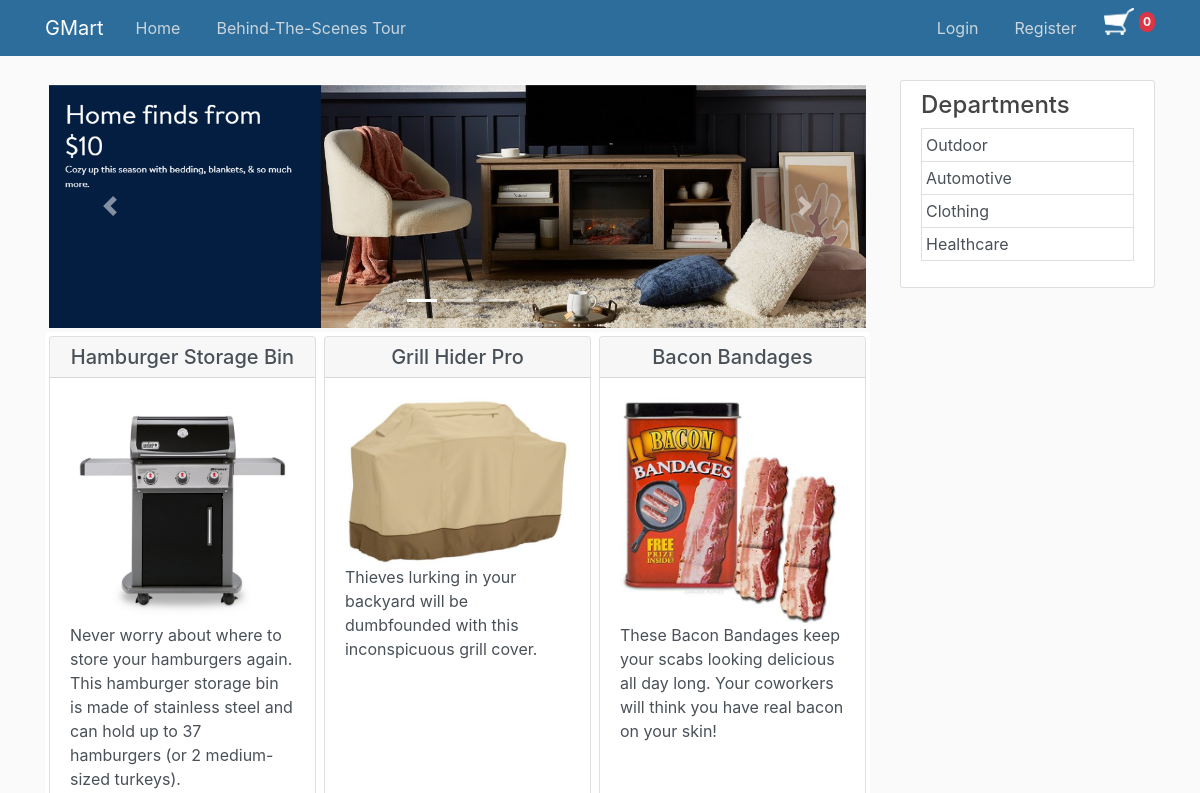
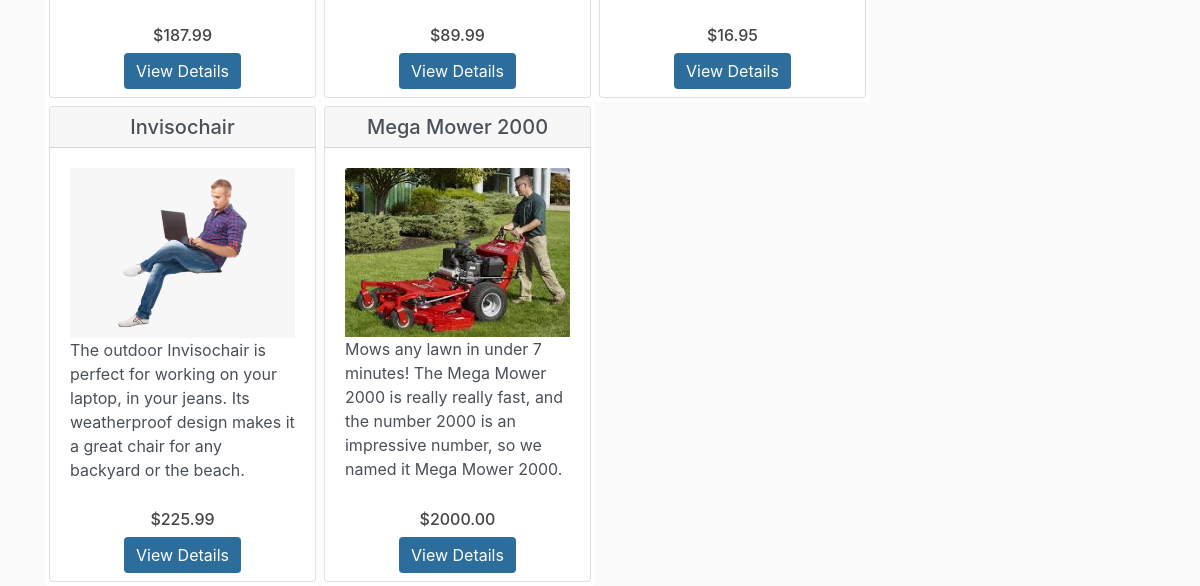
The app's page /, older data (2 pictures, top to bottom).
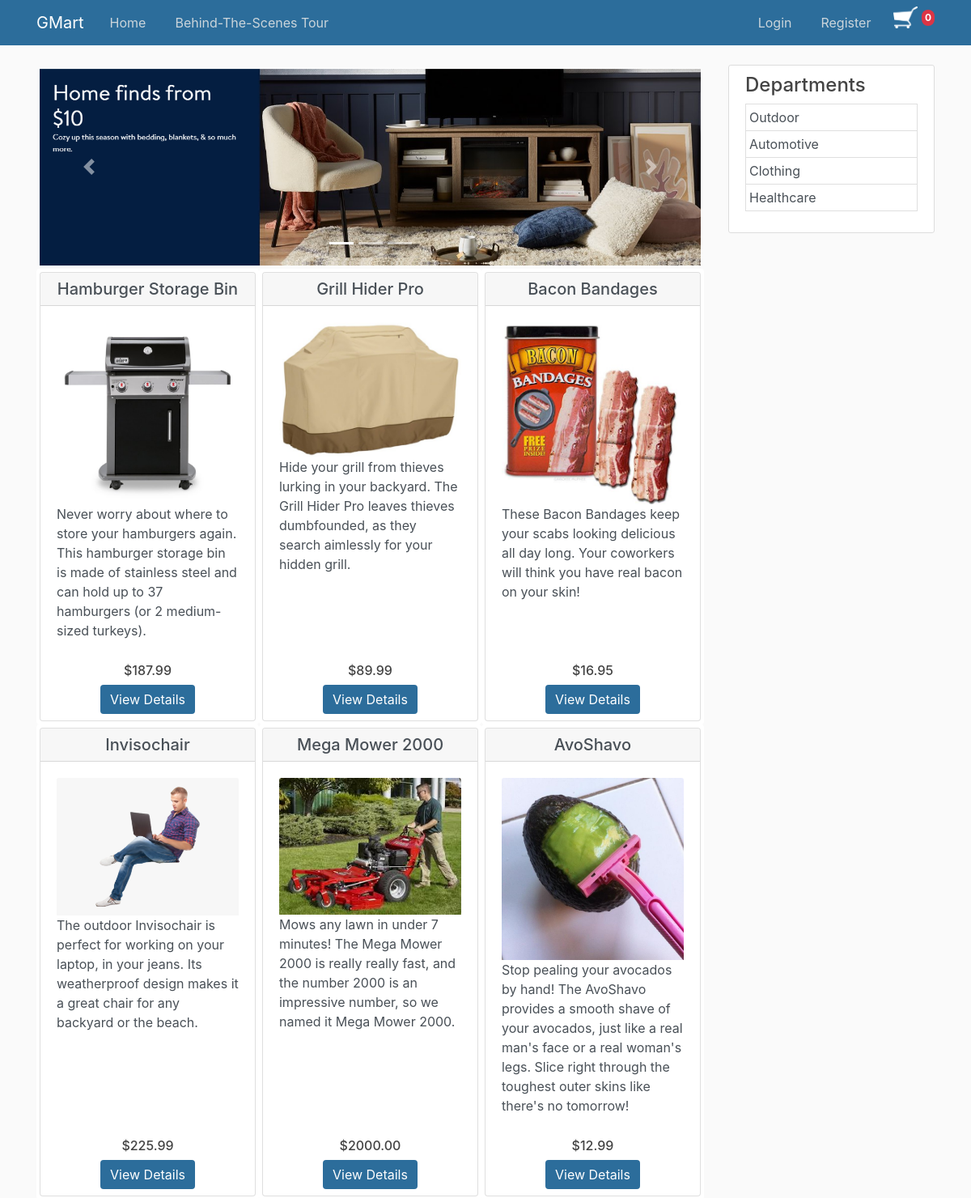
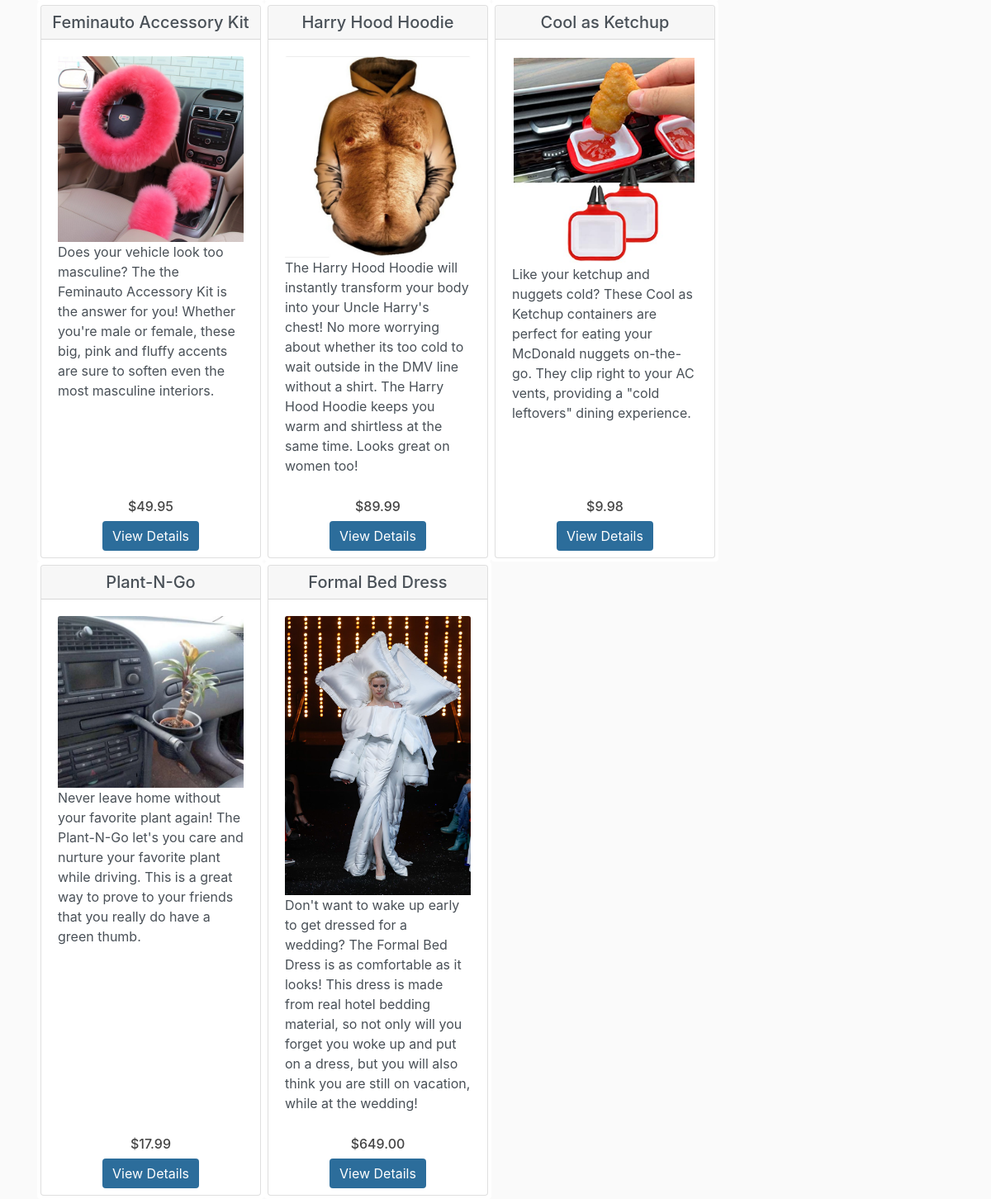
The same page, newer data (2 pictures, top to bottom).
### gmart_app/models.py (models this page shows, shortened)
class Product(models.Model):
    Product_Name = models.CharField(max_length = 100)
    Product_Department = models.ForeignKey(Department, on_delete = models.CASCADE)
    Product_Description = models.TextField()
    Product_Price = models.DecimalField(max_digits = 7, decimal_places = 2)
    Product_Quantity = models.IntegerField()
    Product_Highlights = models.TextField()
    Product_Details = models.TextField()
    Product_Image_Primary = models.ImageField(default='no_product.jpg', upload_to='product_images')

class Department (models.Model):
    Department_Name = models.CharField(max_length = 100, unique = True)

### gmart_app/views.py (the view)
# urls.py: path('', HomeView.as_view(), name='gmart-home'),
class HomeView(ListView):
    model = Product
    template_name = "gmart_app/home.html"
    def get_queryset(self):
        queryset = Product.objects.all()
        dept_id = self.request.GET.get("dept")
        if dept_id:
            queryset = queryset.filter(Product_Department = dept_id)
        return queryset
    def get_context_data(self, **kwargs):
        context = super().get_context_data(**kwargs)
        context['img_specials'] = specials_img_list
        context['departments'] = dept_list
        context['cart_count'] = cart_quantity
        return context

### gmart_app/templatetags/cart_template_tags.py (called while the page is built)
@register.filter
def cart_item_count(user):
    if user.is_authenticated:
        qs = Order.objects.filter(Order_User=user, Order_Ordered=False)
        if qs.exists():
            return qs[0].Order_Product.count()
    return 0

### gmart_app/templates/gmart_app/home.html (shortened to what this page needs)
{% extends "gmart_app/base.html" %}
{% block content %}
<div>
    <div id="carouselSpecials" class="carousel slide m-1" data-ride="carousel">
        <ol class="carousel-indicators">
            <li data-target="#carouselSpecials" data-slide-to="0" class="active"></li>
            <li data-target="#carouselSpecials" data-slide-to="1"></li>
            <li data-target="#carouselSpecials" data-slide-to="2"></li>
        </ol>
        <div class="carousel-inner">
            {% for next_image in img_specials %}
            {% if next_image == "FirstCarouselSlide.png" %}
            <div class="carousel-item active">
                <img class="d-block w-100" src="media/site_header_specials/{{next_image}}" alt="Hot Specials">
            </div>
            {% else %}
            <div class="carousel-item">
                <img class="d-block w-100" src="media/site_header_specials/{{next_image}}" alt="Hot Specials">
            </div>
            {% endif %}
            {% endfor %}
        </div>
        <a class="carousel-control-prev" href="#carouselSpecials" role="button" data-slide="prev">
            <span class="carousel-control-prev-icon" aria-hidden="true"></span>
        </a>
        <a class="carousel-control-next" href="#carouselSpecials" role="button" data-slide="next">
            <span class="carousel-control-next-icon" aria-hidden="true"></span>
        </a>
    </div>
</div>
<div class="col-md-12">
    {% include 'gmart_app/product_list.html' %}
</div>
{% endblock content %}

### gmart_app/templates/gmart_app/base.html (shortened to what this page needs)
{% load static %}
{% load cart_template_tags %}
<!DOCTYPE html>
<html>
    <head>
        <link rel="stylesheet" href="https://cdn.jsdelivr.net/npm/bootstrap@4.6.0/dist/css/bootstrap.min.css">
        <link rel="stylesheet" type="text/css" href="{% static 'gmart_app/main.css' %}">
    </head>
    <body oncontextmenu='return false' class='snippet-body'>
        <header class="site-header">
            <nav class="navbar fixed-top navbar-expand-md navbar-dark bg-steel">
                <div class="container">
                    <a class="navbar-brand mr-4" href="{% url 'gmart-home' %}">GMart</a>
                    <div class="collapse navbar-collapse" id="navbarToggle">
                        <div class="navbar-nav mr-auto">
                            <a class="nav-item nav-link" href="{% url 'gmart-home' %}">Home</a>
                            <a class="nav-item nav-link" href="{% url 'gmart-about' %}">Behind-The-Scenes Tour</a>
                        </div>
                        <div class="navbar-nav">
                            {% if user.is_authenticated %}
                                <a class="nav-item nav-link" href="{% url 'profile' %}"> Welcome {{ user.username }}</a>
                                <a class="nav-item nav-link" href="{% url 'logout' %}">Logout</a>
                            {% else %}
                                <a class="nav-item nav-link" href="{% url 'login' %}">Login</a>
                                <a class="nav-item nav-link" href="{% url 'register' %}">Register</a>
                            {% endif %}
                            <a href="{% url 'gmart-cart' 5 %}">
                                <img width=30 src="{% static 'gmart_app/shopping-cart-icon.png' %}" alt="View Cart">
                                <p class="badge badge-pill badge-danger p-1 top-0 start-0">{{ request.user|cart_item_count }}</p>
                            </a>
                        </div>
                    </div>
                </div>
            </nav>
        </header>
        <main role="main" class="container">
            <div class="row">
                <div class="col-md-9">
                    {% block content %}{% endblock %}
                </div>
                {% if departments %}
                <div class="col-md-3">
                    <div class="content-section">
                    <h4>Departments</h4>
                        <p class='text-muted'>
                            {% for dept in departments %}
                            <a href="/?dept={{ dept.id }}" class="p-1 list-group-item list-group-item-action">{{ dept.Department_Name }}</a>
                            {% endfor %}
                        </p>
                    </div>
                </div>
                {% endif %}
            </div>
        </main>
    </body>
</html>

### gmart_app/templates/gmart_app/product_list.html
<div class="card-group">
    {% for prod in object_list %}
    {% if forloop.counter0|divisibleby:3 %} <div class="row"> {% endif %}
    <div class="card col-md-4 m-0 p-0 border-0">
        <div class="card m-1 h-100">
            <a href="{% url 'gmart-product-detail' prod.id %}" class="list-group-item list-group-item-action border-0 p-0 m-0">
                <div class="card-header text-center p-2 h5 m-0">
                    {{ prod.Product_Name }}
                </div>
                <div class="card-body d-flex flex-column">
                    <img src="{{ prod.Product_Image_Primary.url }}" class="card-img-top" alt="Product Image">
                    {{ prod.Product_Description }}
                </div>
            </a>
            <div class="mt-auto text-center p-2">
                <h6>${{ prod.Product_Price }}</h6>
                <a class="btn btn-primary" href="{% url 'gmart-product-detail' prod.id %}">View Details</a>
            </div>
        </div>
    </div>
    {%  if forloop.counter|divisibleby:3 or forloop.last %}</div>{% endif %}
    {% endfor %}
</div>

Row changes from the older to the newer data that the page shows:
changed Product "Grill Hider Pro": Product_Description "Thieves lurking in your backyard will be dumbfounded with this inconspicuous grill cover." → "Hide your grill from thieves lurking in your backyard. The Grill Hider Pro leaves thieves dumbfounded, as they search aimlessly for your hidden grill."
added Product: Product_Name "AvoShavo", Product_Image_Primary (picture), Product_Description "Stop pealing your avocados by hand! The AvoShavo provides a smooth shave of your avocados, just like a real man's face or a real woman's legs. Slice right through the toughest outer skins like there's no tomorrow!", Product_Price "12.99"
added Product: Product_Name "Feminauto Accessory Kit", Product_Image_Primary (picture), Product_Description "Does your vehicle look too masculine? The the Feminauto Accessory Kit is the answer for you! Whether you're male or female, these big, pink and fluffy accents are sure to soften even the most masculine interiors.", Product_Price "49.95"
added Product: Product_Name "Harry Hood Hoodie", Product_Image_Primary (picture), Product_Description "The Harry Hood Hoodie will instantly transform your body into your Uncle Harry's chest! No more worrying about whether its too cold to wait outside in the DMV line without a shirt. The Harry Hood Hoodie keeps you warm and shirtless at the same time. Looks great on women too!", Product_Price "89.99"
added Product: Product_Name "Cool as Ketchup", Product_Image_Primary (picture), Product_Description "Like your ketchup and nuggets cold? These Cool as Ketchup containers are perfect for eating your McDonald nuggets on-the-go. They clip right to your AC vents, providing a \"cold leftovers\" dining experience.", Product_Price "9.98"
added Product: Product_Name "Plant-N-Go", Product_Image_Primary (picture), Product_Description "Never leave home without your favorite plant again! The Plant-N-Go let's you care and nurture your favorite plant while driving. This is a great way to prove to your friends that you really do have a green thumb.", Product_Price "17.99"
added Product: Product_Name "Formal Bed Dress", Product_Image_Primary (picture), Product_Description "Don't want to wake up early to get dressed for a wedding? The Formal Bed Dress is as comfortable as it looks! This dress is made from real hotel bedding material, so not only will you forget you woke up and put on a dress, but you will also think you are still on vacation, while at the wedding!", Product_Price "649.00"
